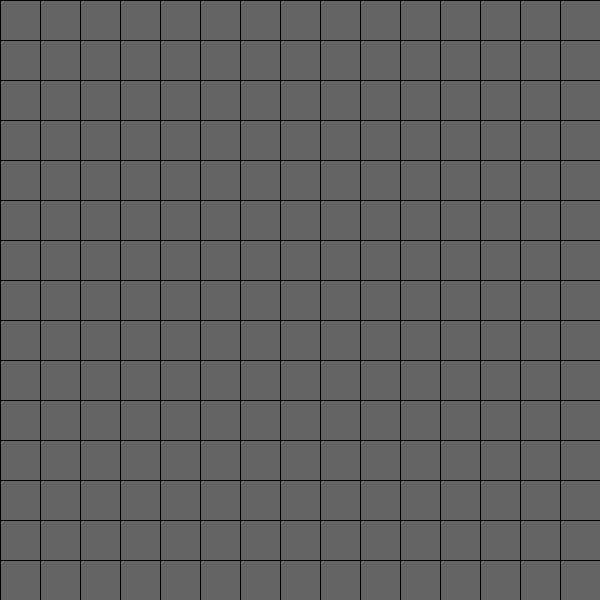
Frame 1 (no input)
Frame 60 (the mouse pressed at the canvas centre just before this capture): identical to frame 1, image omitted
Frame 120 (the mouse held since frame 60 and released just before this capture): identical to frame 1, image omitted

The Processing sketch that drew this single still picture (run headless with seeded random() and noise(); from frame 60 on, the mouse is pressed at the canvas centre):

// Processing sketch: P04_Detect_Squares
// ── P04_Detect_Squares.pde
Square[] squares;    // Array to store the square objects
int numSquares;      // Total number of squares
int hoveredIndex = -1;  // Track the previously hovered square index
int cols, rows;      // Number of columns and rows
float squareSize = 40; // Size of each square

void setup() {
  size(600, 600);

  // Calculate number of columns and rows based on window size and square size
  cols = floor(width / squareSize);
  rows = floor(height / squareSize);
  numSquares = cols * rows;  // Total number of squares
  
  squares = new Square[numSquares];

  // Create squares in a grid layout
  int index = 0;
  for (int i = 0; i < rows; i++) {
    for (int j = 0; j < cols; j++) {
      float x = j * squareSize;
      float y = i * squareSize;
      squares[index] = new Square(x, y, squareSize);
      index++;
    }
  }
}

void draw() {
  background(255);
  int currentHoveredIndex = -1;  // Variable to track the currently hovered square in this frame

  // Draw and check hover for each square
  for (int i = 0; i < numSquares; i++) {
    squares[i].display();
    
    if (squares[i].isHovered(mouseX, mouseY)) {
      currentHoveredIndex = i;  // Update the currently hovered square index
    }
  }

  // If the hovered square has changed, print and update hoveredIndex
  if (currentHoveredIndex != -1 && currentHoveredIndex != hoveredIndex) {
    println("Hovered over square index: " + currentHoveredIndex);  // Print when a new square is hovered
    hoveredIndex = currentHoveredIndex;  // Update the hovered index
  }
}

// Square class
class Square {
  float x, y, size;

  Square(float x, float y, float size) {
    this.x = x;
    this.y = y;
    this.size = size;
  }

  void display() {
    fill(100);  // Default color
    rect(x, y, size, size);
  }

  boolean isHovered(float mx, float my) {
    // Check if the mouse is within the square's boundaries
    return mx >= x && mx <= x + size && my >= y && my <= y + size;
  }
}
